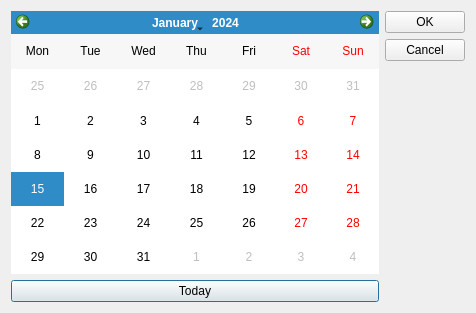
<?xml version="1.0" encoding="UTF-8"?>
<ui version="4.0">
 <class>CalendarClass</class>
 <widget class="QDialog" name="CalendarClass">
  <property name="geometry">
   <rect>
    <x>0</x>
    <y>0</y>
    <width>476</width>
    <height>313</height>
   </rect>
  </property>
  <property name="windowTitle">
   <string>Calendar</string>
  </property>
  <layout class="QGridLayout" name="gridLayout">
   <item row="0" column="0">
    <layout class="QVBoxLayout" name="verticalLayout">
     <item>
      <widget class="QCalendarWidget" name="calendarWidget">
       <property name="verticalHeaderFormat">
        <enum>QCalendarWidget::VerticalHeaderFormat::NoVerticalHeader</enum>
       </property>
      </widget>
     </item>
     <item>
      <widget class="QPushButton" name="TodayButton">
       <property name="text">
        <string>Today</string>
       </property>
      </widget>
     </item>
    </layout>
   </item>
   <item row="0" column="1">
    <layout class="QVBoxLayout" name="verticalLayout_2">
     <item>
      <widget class="QPushButton" name="OKButton">
       <property name="text">
        <string>OK</string>
       </property>
      </widget>
     </item>
     <item>
      <widget class="QPushButton" name="CancelButton">
       <property name="text">
        <string>Cancel</string>
       </property>
      </widget>
     </item>
     <item>
      <spacer name="verticalSpacer">
       <property name="orientation">
        <enum>Qt::Orientation::Vertical</enum>
       </property>
       <property name="sizeHint" stdset="0">
        <size>
         <width>20</width>
         <height>40</height>
        </size>
       </property>
      </spacer>
     </item>
    </layout>
   </item>
  </layout>
 </widget>
 <layoutdefault spacing="6" margin="11"/>
 <resources/>
 <connections/>
</ui>
